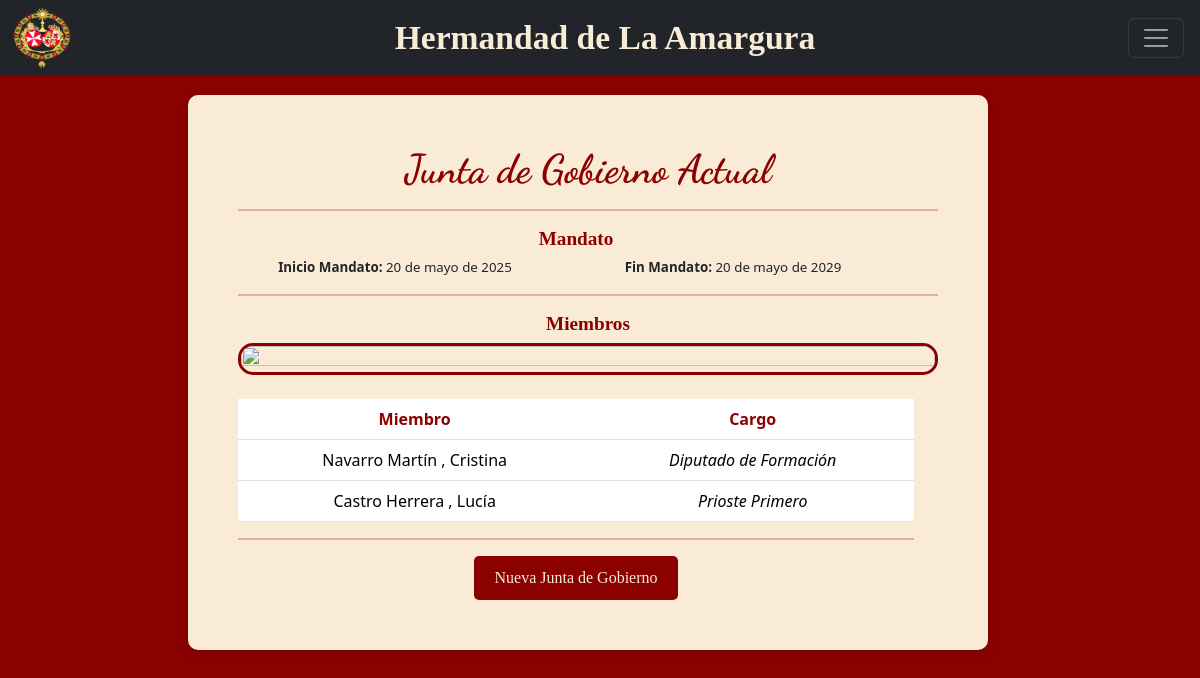
/junta_gobierno/ (signed in), run on the app's committed database.
### hermandapp/models.py (models this page shows, shortened)
class JuntaGobierno(models.Model):
    fecha_inicio = models.DateField(default=timezone.now)
    fecha_fin = models.DateField(default=fecha_fin_default)

class MiembroJunta(models.Model):
    junta_gobierno = models.ForeignKey('JuntaGobierno', on_delete=models.CASCADE, related_name='miembros')
    hermano = models.ForeignKey('Hermano', on_delete= models.DO_NOTHING, null=True)
    cargo = models.CharField(max_length=80, choices=CargoHermandad.choices, default=CargoHermandad.MIEMBRO)

class Hermano(models.Model):
    nombre = models.CharField(max_length=250)
    apellidos = models.CharField(max_length=250)
    dni = models.CharField(max_length=9)
    mail = models.EmailField()
    fecha_nacimiento = models.DateTimeField()
    telefono = models.CharField(max_length=15, null=True)
    usuario = models.ForeignKey('Usuario', on_delete=models.CASCADE, null=True)
    @property
    def nombre_completo(self):
        return self.apellidos +  " , " + self.nombre

### hermandapp/views.py (the view)
# urls.py: path('junta_gobierno/', junta_gobierno, name='junta_gobierno'),
def junta_gobierno(request):
    junta_gobierno = JuntaGobierno.objects.last()
    return render(request, 'junta_gobierno.html', {
        'junta': junta_gobierno
    })

### templates/junta_gobierno.html
{% extends "base.html" %}
{% load bootstrap_icons %}
{% load static %}
{% block content %}
    <h1>Junta de Gobierno Actual</h1>
    {% include 'separador.html' %}
    <div class="row">
        <div class="col-md-12">
            <h4><b>Mandato</b></h4>
            {% if junta %}
                <div class="row">
                    <div class="col-md-6" style="font-size: smaller"><b>Inicio Mandato:</b> {{ junta.fecha_inicio }}
                    </div>
                    <div class="col-md-6" style="font-size: smaller"><b>Fin Mandato:</b> {{ junta.fecha_fin }}</div>
                </div>
            {% endif %}
        </div>
    </div>
    {% include 'separador.html' %}
    <h4><b>Miembros</b></h4>
    <img class="cubrir-contenedor"
         src="https://www.amargura.org/wp-content/uploads/2023/07/IMG-20230713-WA0007.jpg"/>
    <br>
    <br>
    <div class="row">
        <div class="col-md-12">
            {% if junta %}
                <table class="table">
                    <thead>
                    <tr>
                        <th style="color: darkred;">Miembro</th>
                        <th style="color: darkred;">Cargo</th>
                    </tr>
                    </thead>
                    <tbody>
                    {% for m in junta.miembros.all %}
                        <tr>
                            <td>{{ m.hermano.nombre_completo }}</td>
                            <td style="font-style: italic">{{ m.get_cargo_display }}</td>
                        </tr>
                    {% endfor %}
                    </tbody>
                </table>
            {% endif %}
            {% include 'separador.html' %}
            {% if user.rol == 'admin' %}
                <a href="{% url 'nueva_junta' %}">
                    <button class="btn-amargura">{% bs_icon 'plus' %} Nueva Junta de Gobierno</button>
                </a>
            {% endif %}
        </div>
{% endblock %}

### static/css/global.css (style rules this page uses)
h1 { font-family: 'Dancing Script', cursive; font-size: 2.5rem; font-weight: 700; text-align: center; color: darkred; }
h4 { font-family: 'Bell MT', serif; font-size: 1.2rem; font-weight: 450; text-align: center; color: darkred; }
.btn-amargura { background-color: darkred; color: antiquewhite; padding: 10px 20px; border-radius: 5px; font-family: 'Cinzel', serif; font-size: 16px; border: none; cursor: pointer; transition: background 0.3s; }
th { text-align: center; vertical-align: middle; }
div .row { width: 100%; }
.cubrir-contenedor { width: 100%; height: 100%; object-fit: cover; border-radius: 15px; border: 3px solid darkred; }
a { color: inherit; text-decoration: none; }

### data on the page
JuntaGobierno: fecha_inicio "20 de mayo de 2025", fecha_fin "20 de mayo de 2029"
MiembroJunta: hermano.nombre_completo "Navarro Martín , Cristina", cargo "Diputado de Formación"
MiembroJunta: hermano.nombre_completo "Castro Herrera , Lucía", cargo "Prioste Primero"
